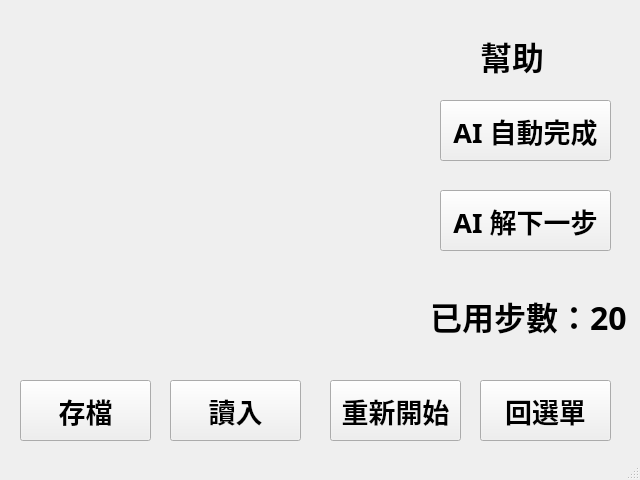
<?xml version="1.0" encoding="UTF-8"?>
<ui version="4.0">
 <class>MainWindow</class>
 <widget class="QMainWindow" name="MainWindow">
  <property name="geometry">
   <rect>
    <x>0</x>
    <y>0</y>
    <width>640</width>
    <height>480</height>
   </rect>
  </property>
  <property name="windowTitle">
   <string>MainWindow</string>
  </property>
  <widget class="QWidget" name="centralwidget">
   <widget class="QWidget" name="gridLayoutWidget">
    <property name="geometry">
     <rect>
      <x>20</x>
      <y>10</y>
      <width>401</width>
      <height>341</height>
     </rect>
    </property>
    <layout class="QGridLayout" name="gridLayout"/>
   </widget>
   <widget class="QPushButton" name="buttonAutoFinish">
    <property name="geometry">
     <rect>
      <x>440</x>
      <y>100</y>
      <width>171</width>
      <height>61</height>
     </rect>
    </property>
    <property name="font">
     <font>
      <family>微軟正黑體</family>
      <pointsize>20</pointsize>
      <weight>75</weight>
      <bold>true</bold>
     </font>
    </property>
    <property name="text">
     <string>AI 自動完成</string>
    </property>
   </widget>
   <widget class="QLabel" name="labelStep">
    <property name="geometry">
     <rect>
      <x>430</x>
      <y>270</y>
      <width>211</width>
      <height>91</height>
     </rect>
    </property>
    <property name="font">
     <font>
      <family>微軟正黑體</family>
      <pointsize>24</pointsize>
      <weight>75</weight>
      <bold>true</bold>
     </font>
    </property>
    <property name="text">
     <string>已用步數：20</string>
    </property>
   </widget>
   <widget class="QPushButton" name="buttonNextStep">
    <property name="geometry">
     <rect>
      <x>440</x>
      <y>190</y>
      <width>171</width>
      <height>61</height>
     </rect>
    </property>
    <property name="font">
     <font>
      <family>微軟正黑體</family>
      <pointsize>20</pointsize>
      <weight>75</weight>
      <bold>true</bold>
     </font>
    </property>
    <property name="text">
     <string>AI 解下一步</string>
    </property>
   </widget>
   <widget class="QLabel" name="labelHelp">
    <property name="geometry">
     <rect>
      <x>480</x>
      <y>10</y>
      <width>81</width>
      <height>91</height>
     </rect>
    </property>
    <property name="font">
     <font>
      <family>微軟正黑體</family>
      <pointsize>24</pointsize>
      <weight>75</weight>
      <bold>true</bold>
     </font>
    </property>
    <property name="text">
     <string>幫助</string>
    </property>
   </widget>
   <widget class="QPushButton" name="buttonSave">
    <property name="geometry">
     <rect>
      <x>20</x>
      <y>380</y>
      <width>131</width>
      <height>61</height>
     </rect>
    </property>
    <property name="font">
     <font>
      <family>微軟正黑體</family>
      <pointsize>20</pointsize>
      <weight>75</weight>
      <bold>true</bold>
     </font>
    </property>
    <property name="text">
     <string>存檔</string>
    </property>
   </widget>
   <widget class="QPushButton" name="buttonLoad">
    <property name="geometry">
     <rect>
      <x>170</x>
      <y>380</y>
      <width>131</width>
      <height>61</height>
     </rect>
    </property>
    <property name="font">
     <font>
      <family>微軟正黑體</family>
      <pointsize>20</pointsize>
      <weight>75</weight>
      <bold>true</bold>
     </font>
    </property>
    <property name="text">
     <string>讀入</string>
    </property>
   </widget>
   <widget class="QPushButton" name="buttonRestart">
    <property name="geometry">
     <rect>
      <x>330</x>
      <y>380</y>
      <width>131</width>
      <height>61</height>
     </rect>
    </property>
    <property name="font">
     <font>
      <family>微軟正黑體</family>
      <pointsize>20</pointsize>
      <weight>75</weight>
      <bold>true</bold>
     </font>
    </property>
    <property name="text">
     <string>重新開始</string>
    </property>
   </widget>
   <widget class="QPushButton" name="buttonMenu">
    <property name="geometry">
     <rect>
      <x>480</x>
      <y>380</y>
      <width>131</width>
      <height>61</height>
     </rect>
    </property>
    <property name="font">
     <font>
      <family>微軟正黑體</family>
      <pointsize>20</pointsize>
      <weight>75</weight>
      <bold>true</bold>
     </font>
    </property>
    <property name="text">
     <string>回選單</string>
    </property>
   </widget>
  </widget>
  <widget class="QStatusBar" name="statusbar"/>
 </widget>
 <resources/>
 <connections/>
</ui>
